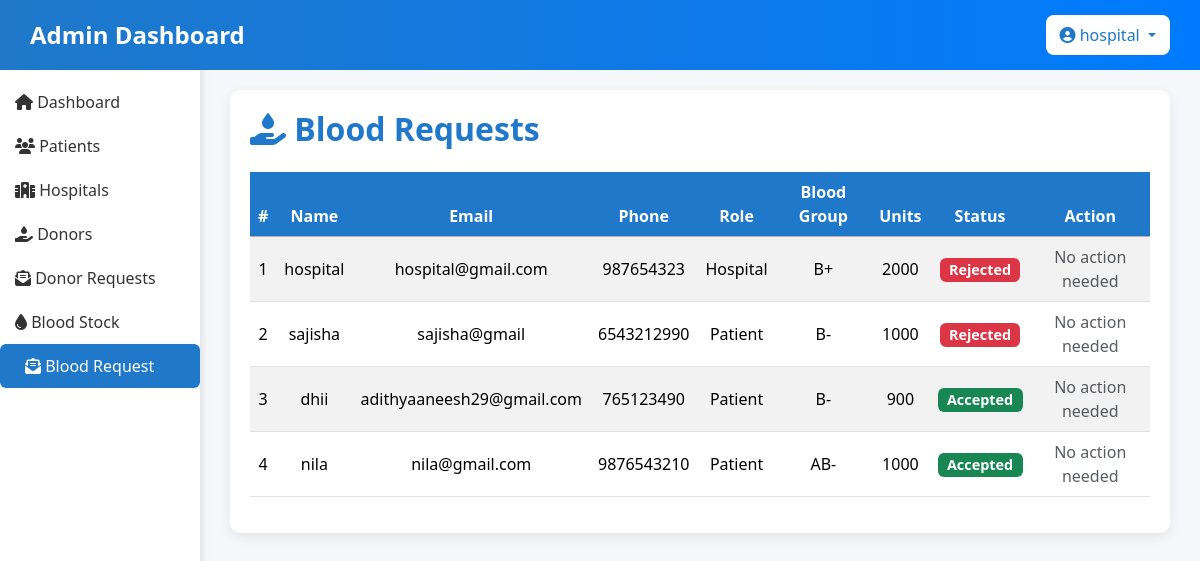
Page /admin_blood_request/ (signed in) on the committed database.
### blood_bank_app/models.py (models this page shows, shortened)
class BloodRequest(models.Model):
    ROLE_CHOICES = [('Patient', 'Patient'), ('Hospital', 'Hospital')]
    user = models.ForeignKey(User, on_delete=models.CASCADE, null=True, blank=True)
    fname = models.CharField(max_length=100)
    email = models.EmailField()
    phonenum = models.CharField(max_length=15)
    age = models.PositiveIntegerField()
    reason = models.TextField()
    blood_group = models.CharField(max_length=5)
    units = models.PositiveIntegerField()
    gender = models.CharField(max_length=10)
    role = models.CharField(max_length=20, choices=ROLE_CHOICES, default='Patient')
    status = models.CharField(max_length=20, default='Pending')
    created_at = models.DateTimeField(auto_now_add=True)
    admin_message = models.TextField(blank=True, null=True)

### blood_bank_app/views.py (the view)
# urls.py: path('admin_blood_request/', views.admin_blood_request, name='admin_blood_request'),
@login_required
def admin_blood_request(request):
    requests_list = BloodRequest.objects.filter(role__in=['Patient', 'Hospital']).order_by('-created_at')
    return render(request, 'admin/admin_blood_request.html', {'requests': requests_list})

### blood_bank_app/templates/admin/admin_blood_request.html (shortened to what this page needs)
<!DOCTYPE html>
<html lang="en">
<head>
    <link rel="stylesheet" href="https://cdnjs.cloudflare.com/ajax/libs/font-awesome/6.4.2/css/all.min.css">
    <link href="https://cdn.jsdelivr.net/npm/bootstrap@5.3.3/dist/css/bootstrap.min.css" rel="stylesheet">
</head>
<body>
     <nav class="navbar d-flex justify-content-between align-items-center">
        <h1 class="text-white mb-0">Admin Dashboard</h1>
        <div class="dropdown">
            <button class="btn btn-light dropdown-toggle" type="button" id="adminDropdown" data-bs-toggle="dropdown" aria-expanded="false">
                <i class="fa-solid fa-user-circle"></i> {{ request.user.username }}
            </button>
        </div>
    </nav>
    <div class="sidebar">
        <nav class="nav flex-column">
            <a class="nav-link" href="{% url 'dashboard' %}">
                <i class="fa-solid fa-home"></i> Dashboard
            </a>
            <a class="nav-link" href="{% url 'admin_patients' %}">
                <i class="fa-solid fa-users"></i> Patients
            </a>
            <a class="nav-link" href="{% url 'admin_hospitals' %}">
                <i class="fa-solid fa-hospital"></i> Hospitals
            </a>
            <a class="nav-link" href="{% url 'admin_donors_list' %}">
                <i class="fa-solid fa-hand-holding-droplet"></i> Donors
            </a>
            <a class="nav-link" href="{% url 'admin_donors' %}">
                <i class="fa-solid fa-envelope-open-text"></i> Donor Requests
            </a>
            <a class="nav-link" href="{% url 'blood_stock_list' %}">
                <i class="fa-solid fa-droplet"></i> Blood Stock
            </a>
            <a class="nav-link active" href="{% url 'admin_blood_request' %}">
                <i class="fa-solid fa-envelope-open-text"></i> Blood Request
            </a>
        </nav>
    </div>
    <div class="main-content">
        <div class="card-dashboard">
            <div class="d-flex justify-content-between align-items-center mb-4">
                <h2 class="mb-0"><i class="fa-solid fa-hand-holding-droplet"></i> Blood Requests</h2>
            </div>
            <div class="table-responsive">
               <table class="table table-striped">
                    <thead class="table-danger">
                        <tr>
                        <th>#</th>
                        <th>Name</th>
                        <th>Email</th>
                        <th>Phone</th>
                        <th>Role</th>
                        <th>Blood Group</th>
                        <th>Units</th>
                        <th>Status</th>
                        <th>Action</th>
                        </tr>
                    </thead>
                    <tbody>
                        {% for req in requests %}
                        <tr>
                        <td>{{ forloop.counter }}</td>
                        <td>{{ req.fname }}</td>
                        <td>{{ req.email }}</td>
                        <td>{{ req.phonenum }}</td>
                        <td>{{ req.role }}</td>
                        <td>{{ req.blood_group }}</td>
                        <td>{{ req.units }}</td>
                        <td>
                            {% if req.status == 'Accepted' %}
                            <span class="badge bg-success">Accepted</span>
                            {% elif req.status == 'Rejected' %}
                            <span class="badge bg-danger">Rejected</span>
                            {% else %}
                            <span class="badge bg-warning text-dark">Pending</span>
                            {% endif %}
                        </td>
                        <td>
                            {% if req.status == 'Pending' %}
                                <a href="{% url 'approve_request' req.id %}" class="btn btn-success btn-sm">Accept</a>
                                <a href="{% url 'reject_request' req.id %}" class="btn btn-danger btn-sm">Reject</a>
                            {% else %}
                                <span class="text-muted">No action needed</span>
                            {% endif %}
                        </td>
                        </tr>
                        {% empty %}
                        <tr><td colspan="9" class="text-center text-muted">No requests found</td></tr>
                        {% endfor %}
                    </tbody>
                </table>
            </div>
        </div>
    </div>
</body>
</html>

### blood_bank_app/templates/admin/admin_blood_request.html (style rules this page uses)
body { background-color: #f5f7fa; font-family: 'Segoe UI', Tahoma, Geneva, Verdana, sans-serif; margin: 0; }
.navbar { background: linear-gradient(90deg, #1F78C9, #007BFF); padding: 15px 30px; position: fixed; width: 100%; top: 0; z-index: 1000; }
.navbar h1 { font-size: 24px; font-weight: 600; }
.dropdown .btn { background-color: #fff; color: #1F78C9; font-weight: 500; border: none; border-radius: 8px; padding: 8px 14px; }
.sidebar { position: fixed; top: 60px; left: 0; width: 200px; height: calc(100vh - 60px); background: #fff; box-shadow: 2px 0 8px rgba(0,0,0,0.1); padding-top: 20px; overflow: hidden; }
.sidebar .nav-link { color: #333; font-weight: 500; padding: 10px 15px; }
.sidebar .nav-link.active { background-color: #1F78C9; color: #fff; border-radius: 6px; padding-left: 25px; padding-right: 25px; }
.main-content { margin-left: 200px; padding: 90px 30px 30px 30px; min-height: 100vh; overflow-y: auto; }
.card-dashboard { background: #fff; border-radius: 10px; box-shadow: 0 4px 12px rgba(0,0,0,0.08); padding: 20px; }
h2 { color: #1F78C9; font-weight: 600; }
.table th { background-color: #1F78C9; color: white; text-align: center; }
.table td { text-align: center; vertical-align: middle; }
.badge { font-size: 0.9rem; }

### rows in the picture
BloodRequest: fname "hospital", email "hospital@gmail.com", phonenum "987654323", role "Hospital", blood_group "B+", units "2000", status "Rejected"
BloodRequest: fname "sajisha", email "sajisha@gmail", phonenum "6543212990", role "Patient", blood_group "B-", units "1000", status "Rejected"
BloodRequest: fname "dhii", email "adithyaaneesh29@gmail.com", phonenum "765123490", role "Patient", blood_group "B-", units "900", status "Accepted"
BloodRequest: fname "nila", email "nila@gmail.com", phonenum "9876543210", role "Patient", blood_group "AB-", units "1000", status "Accepted"

### other values in the picture
{{ request.user.username }} "hospital"
